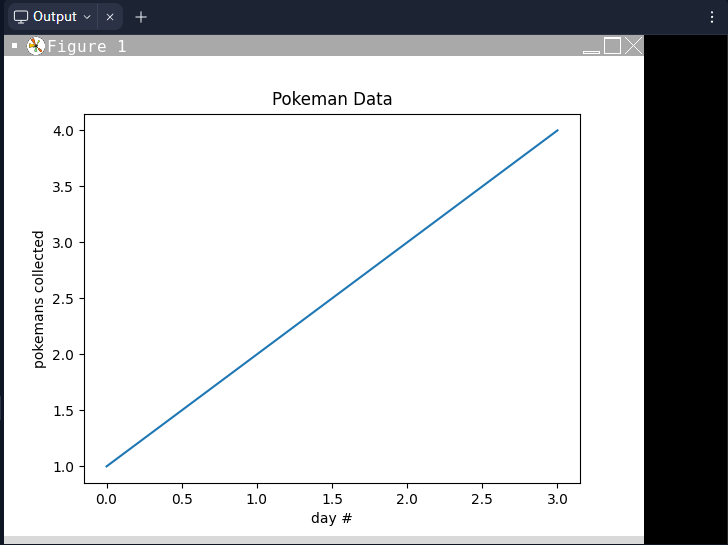

The Python source for this figure:
import matplotlib.pyplot as plt

"""
# Collect the data
print("Enter Pokeman Data")
print("Day 1:", end="")
day1 = int(input())
print("Day 2:", end="")
day2 = int(input())
print("Day 3:", end="")
day3 = int(input())
"""
# New version
data = [] # empty list
num_days = int(input("How many days? "))
for day in range(num_days):
  print("Day ", day, ":", end="")
  today = int(input())
  data.append(today) # add it to the end of the list

# put the dat in a list
# print min and max
print("Best Day:", max(data))
print("Worst Day:", min(data))
# don't do total and average yet
# TODO: Graph the real data
fig, ax = plt.subplots()
ax.plot(range(num_days), data)
plt.title("Pokeman Data")
plt.xlabel('day #')
plt.ylabel('pokemans collected')
plt.show()
